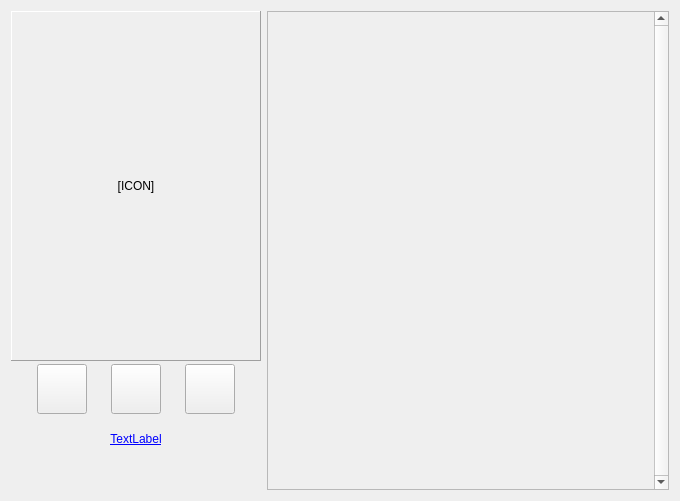
<?xml version="1.0" encoding="UTF-8"?>
<ui version="4.0">
 <class>CharacterTemplateFrame</class>
 <widget class="QWidget" name="CharacterTemplateFrame">
  <property name="geometry">
   <rect>
    <x>0</x>
    <y>0</y>
    <width>680</width>
    <height>501</height>
   </rect>
  </property>
  <property name="maximumSize">
   <size>
    <width>16777215</width>
    <height>16777215</height>
   </size>
  </property>
  <property name="styleSheet">
   <string notr="true">background-image: url(:/img/data/parchment.jpg);</string>
  </property>
  <layout class="QHBoxLayout" name="horizontalLayout">
   <item>
    <layout class="QVBoxLayout" name="verticalLayout_4" stretch="0,0,0,1">
     <property name="spacing">
      <number>3</number>
     </property>
     <item>
      <widget class="QLabel" name="lblIcon">
       <property name="sizePolicy">
        <sizepolicy hsizetype="Fixed" vsizetype="Fixed">
         <horstretch>0</horstretch>
         <verstretch>0</verstretch>
        </sizepolicy>
       </property>
       <property name="minimumSize">
        <size>
         <width>250</width>
         <height>350</height>
        </size>
       </property>
       <property name="maximumSize">
        <size>
         <width>250</width>
         <height>350</height>
        </size>
       </property>
       <property name="baseSize">
        <size>
         <width>250</width>
         <height>350</height>
        </size>
       </property>
       <property name="frameShape">
        <enum>QFrame::Panel</enum>
       </property>
       <property name="frameShadow">
        <enum>QFrame::Raised</enum>
       </property>
       <property name="text">
        <string>[ICON]</string>
       </property>
       <property name="alignment">
        <set>Qt::AlignCenter</set>
       </property>
      </widget>
     </item>
     <item>
      <layout class="QHBoxLayout" name="horizontalLayout_7">
       <item>
        <spacer name="horizontalSpacer">
         <property name="orientation">
          <enum>Qt::Horizontal</enum>
         </property>
         <property name="sizeType">
          <enum>QSizePolicy::Preferred</enum>
         </property>
         <property name="sizeHint" stdset="0">
          <size>
           <width>5</width>
           <height>20</height>
          </size>
         </property>
        </spacer>
       </item>
       <item>
        <widget class="QPushButton" name="btnEditIcon">
         <property name="sizePolicy">
          <sizepolicy hsizetype="Preferred" vsizetype="Fixed">
           <horstretch>0</horstretch>
           <verstretch>0</verstretch>
          </sizepolicy>
         </property>
         <property name="minimumSize">
          <size>
           <width>50</width>
           <height>50</height>
          </size>
         </property>
         <property name="maximumSize">
          <size>
           <width>50</width>
           <height>50</height>
          </size>
         </property>
         <property name="focusPolicy">
          <enum>Qt::NoFocus</enum>
         </property>
         <property name="toolTip">
          <string>Edit the character icon...</string>
         </property>
         <property name="text">
          <string/>
         </property>
         <property name="icon">
          <iconset resource="resources.qrc">
           <normaloff>:/img/data/icon_edit.png</normaloff>:/img/data/icon_edit.png</iconset>
         </property>
         <property name="iconSize">
          <size>
           <width>40</width>
           <height>40</height>
          </size>
         </property>
        </widget>
       </item>
       <item>
        <widget class="QPushButton" name="btnSync">
         <property name="sizePolicy">
          <sizepolicy hsizetype="Preferred" vsizetype="Fixed">
           <horstretch>0</horstretch>
           <verstretch>0</verstretch>
          </sizepolicy>
         </property>
         <property name="minimumSize">
          <size>
           <width>50</width>
           <height>50</height>
          </size>
         </property>
         <property name="maximumSize">
          <size>
           <width>50</width>
           <height>50</height>
          </size>
         </property>
         <property name="focusPolicy">
          <enum>Qt::NoFocus</enum>
         </property>
         <property name="toolTip">
          <string>D&amp;D Beyond Sync</string>
         </property>
         <property name="text">
          <string/>
         </property>
         <property name="icon">
          <iconset resource="resources.qrc">
           <normaloff>:/img/data/icon_dndbeyond.png</normaloff>:/img/data/icon_dndbeyond.png</iconset>
         </property>
         <property name="iconSize">
          <size>
           <width>40</width>
           <height>40</height>
          </size>
         </property>
        </widget>
       </item>
       <item>
        <widget class="QPushButton" name="btnHeroForge">
         <property name="minimumSize">
          <size>
           <width>50</width>
           <height>50</height>
          </size>
         </property>
         <property name="maximumSize">
          <size>
           <width>50</width>
           <height>50</height>
          </size>
         </property>
         <property name="toolTip">
          <string>Load Hero Forge icon</string>
         </property>
         <property name="text">
          <string/>
         </property>
         <property name="icon">
          <iconset resource="resources.qrc">
           <normaloff>:/img/data/icon_heroforge.png</normaloff>:/img/data/icon_heroforge.png</iconset>
         </property>
         <property name="iconSize">
          <size>
           <width>40</width>
           <height>40</height>
          </size>
         </property>
        </widget>
       </item>
       <item>
        <spacer name="horizontalSpacer_2">
         <property name="orientation">
          <enum>Qt::Horizontal</enum>
         </property>
         <property name="sizeType">
          <enum>QSizePolicy::Preferred</enum>
         </property>
         <property name="sizeHint" stdset="0">
          <size>
           <width>5</width>
           <height>20</height>
          </size>
         </property>
        </spacer>
       </item>
      </layout>
     </item>
     <item>
      <widget class="QLabel" name="lblDndBeyondLink">
       <property name="minimumSize">
        <size>
         <width>0</width>
         <height>45</height>
        </size>
       </property>
       <property name="maximumSize">
        <size>
         <width>250</width>
         <height>16777215</height>
        </size>
       </property>
       <property name="font">
        <font>
         <underline>true</underline>
        </font>
       </property>
       <property name="cursor">
        <cursorShape>ArrowCursor</cursorShape>
       </property>
       <property name="focusPolicy">
        <enum>Qt::NoFocus</enum>
       </property>
       <property name="styleSheet">
        <string notr="true">color: rgb(0, 0, 255);</string>
       </property>
       <property name="text">
        <string>TextLabel</string>
       </property>
       <property name="textFormat">
        <enum>Qt::RichText</enum>
       </property>
       <property name="alignment">
        <set>Qt::AlignCenter</set>
       </property>
       <property name="wordWrap">
        <bool>true</bool>
       </property>
       <property name="openExternalLinks">
        <bool>true</bool>
       </property>
       <property name="textInteractionFlags">
        <set>Qt::TextBrowserInteraction</set>
       </property>
      </widget>
     </item>
     <item>
      <spacer name="verticalSpacer">
       <property name="orientation">
        <enum>Qt::Vertical</enum>
       </property>
       <property name="sizeType">
        <enum>QSizePolicy::Preferred</enum>
       </property>
       <property name="sizeHint" stdset="0">
        <size>
         <width>148</width>
         <height>0</height>
        </size>
       </property>
      </spacer>
     </item>
    </layout>
   </item>
   <item>
    <widget class="QScrollArea" name="scrollArea">
     <property name="verticalScrollBarPolicy">
      <enum>Qt::ScrollBarAlwaysOn</enum>
     </property>
     <property name="horizontalScrollBarPolicy">
      <enum>Qt::ScrollBarAlwaysOff</enum>
     </property>
     <property name="widgetResizable">
      <bool>true</bool>
     </property>
     <widget class="QWidget" name="scrollAreaWidgetContents">
      <property name="geometry">
       <rect>
        <x>0</x>
        <y>0</y>
        <width>388</width>
        <height>481</height>
       </rect>
      </property>
     </widget>
    </widget>
   </item>
  </layout>
 </widget>
 <resources>
  <include location="resources.qrc"/>
 </resources>
 <connections/>
</ui>
